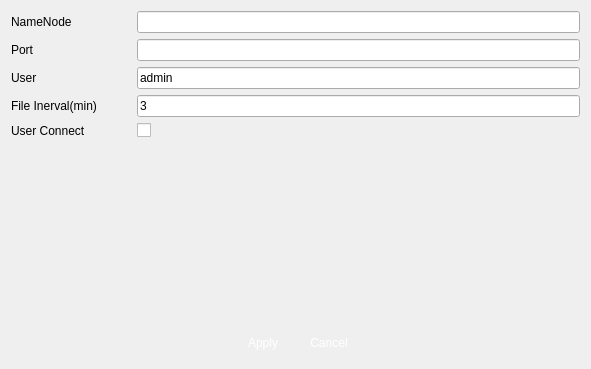
<?xml version="1.0" encoding="UTF-8"?>
<ui version="4.0">
 <class>VSCHdfsRecord</class>
 <widget class="QWidget" name="VSCHdfsRecord">
  <property name="geometry">
   <rect>
    <x>0</x>
    <y>0</y>
    <width>591</width>
    <height>369</height>
   </rect>
  </property>
  <property name="windowTitle">
   <string>HDFS</string>
  </property>
  <property name="windowIcon">
   <iconset>
    <normaloff>:/logo/resources/vscsmall.jpg</normaloff>:/logo/resources/vscsmall.jpg</iconset>
  </property>
  <layout class="QVBoxLayout" name="verticalLayout">
   <item>
    <layout class="QGridLayout" name="gridLayout">
     <property name="horizontalSpacing">
      <number>40</number>
     </property>
     <item row="2" column="2">
      <widget class="QLineEdit" name="lineEditUser">
       <property name="text">
        <string>admin</string>
       </property>
       <property name="readOnly">
        <bool>false</bool>
       </property>
      </widget>
     </item>
     <item row="1" column="2">
      <widget class="QLineEdit" name="lineEditPort">
       <property name="maximumSize">
        <size>
         <width>16777215</width>
         <height>16777215</height>
        </size>
       </property>
       <property name="readOnly">
        <bool>false</bool>
       </property>
      </widget>
     </item>
     <item row="1" column="0">
      <widget class="QLabel" name="label_2">
       <property name="text">
        <string>Port</string>
       </property>
      </widget>
     </item>
     <item row="4" column="0">
      <widget class="QLabel" name="label_3">
       <property name="text">
        <string>User Connect</string>
       </property>
      </widget>
     </item>
     <item row="4" column="2">
      <widget class="QCheckBox" name="checkBox">
       <property name="text">
        <string/>
       </property>
      </widget>
     </item>
     <item row="0" column="0">
      <widget class="QLabel" name="label_4">
       <property name="text">
        <string>NameNode</string>
       </property>
      </widget>
     </item>
     <item row="2" column="0">
      <widget class="QLabel" name="label">
       <property name="text">
        <string>User</string>
       </property>
      </widget>
     </item>
     <item row="0" column="2">
      <widget class="QLineEdit" name="lineEditNameNode">
       <property name="text">
        <string/>
       </property>
       <property name="readOnly">
        <bool>false</bool>
       </property>
      </widget>
     </item>
     <item row="3" column="0">
      <widget class="QLabel" name="label_5">
       <property name="text">
        <string>File Inerval(min)</string>
       </property>
      </widget>
     </item>
     <item row="3" column="2">
      <widget class="QLineEdit" name="lineEditFileInterval">
       <property name="text">
        <string>3</string>
       </property>
       <property name="readOnly">
        <bool>false</bool>
       </property>
      </widget>
     </item>
    </layout>
   </item>
   <item>
    <spacer name="verticalSpacer">
     <property name="orientation">
      <enum>Qt::Vertical</enum>
     </property>
     <property name="sizeHint" stdset="0">
      <size>
       <width>20</width>
       <height>40</height>
      </size>
     </property>
    </spacer>
   </item>
   <item>
    <layout class="QHBoxLayout" name="horizontalLayout">
     <item>
      <spacer name="horizontalSpacer">
       <property name="orientation">
        <enum>Qt::Horizontal</enum>
       </property>
       <property name="sizeHint" stdset="0">
        <size>
         <width>40</width>
         <height>20</height>
        </size>
       </property>
      </spacer>
     </item>
     <item>
      <widget class="QPushButton" name="pushButtonApply">
       <property name="minimumSize">
        <size>
         <width>60</width>
         <height>30</height>
        </size>
       </property>
       <property name="maximumSize">
        <size>
         <width>60</width>
         <height>30</height>
        </size>
       </property>
       <property name="styleSheet">
        <string notr="true">QPushButton { 
border:none;
color:white;
background-image: url(:/action/resources/button.png);}
QPushButton:hover {
	background-image: url(:/action/resources/buttonpress.png);}
QPushButton:pressed {
	background-image: url(:/action/resources/buttonpress.png);}
</string>
       </property>
       <property name="text">
        <string>Apply</string>
       </property>
       <property name="iconSize">
        <size>
         <width>60</width>
         <height>40</height>
        </size>
       </property>
      </widget>
     </item>
     <item>
      <widget class="QPushButton" name="pushButtonCancel">
       <property name="minimumSize">
        <size>
         <width>60</width>
         <height>30</height>
        </size>
       </property>
       <property name="maximumSize">
        <size>
         <width>60</width>
         <height>30</height>
        </size>
       </property>
       <property name="styleSheet">
        <string notr="true">QPushButton { 
border:none;
color:white;
background-image: url(:/action/resources/button.png);}
QPushButton:hover {
	background-image: url(:/action/resources/buttonpress.png);}
QPushButton:pressed {
	background-image: url(:/action/resources/buttonpress.png);}
</string>
       </property>
       <property name="text">
        <string>Cancel</string>
       </property>
       <property name="iconSize">
        <size>
         <width>60</width>
         <height>40</height>
        </size>
       </property>
      </widget>
     </item>
     <item>
      <spacer name="horizontalSpacer_2">
       <property name="orientation">
        <enum>Qt::Horizontal</enum>
       </property>
       <property name="sizeHint" stdset="0">
        <size>
         <width>40</width>
         <height>20</height>
        </size>
       </property>
      </spacer>
     </item>
    </layout>
   </item>
  </layout>
 </widget>
 <resources>
  <include location="../main/vscmainwindows.qrc"/>
 </resources>
 <connections/>
</ui>
